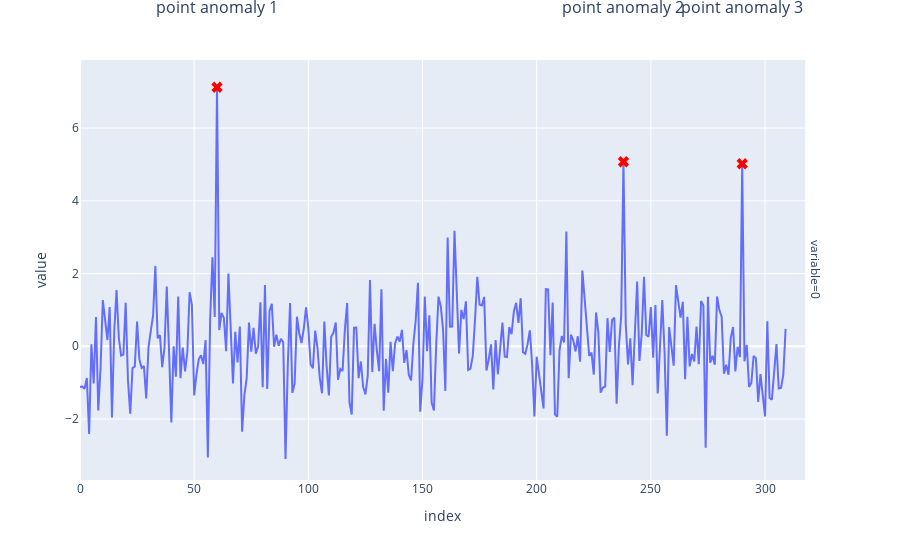

The code cell stored with this chart in its notebook:
### Markdown cell above
Detect individual data points that are different from the rest of the data.

### Code cell
import numpy as np

from utils import plot_point_anomaly_illustration

df_3outliers = pd.DataFrame(np.random.normal(0, 1, n))
outliers = [60, 238, 290]
df_3outliers.iloc[outliers] = np.random.uniform(
    4, 8, (len(outliers), df_3outliers.shape[1])
)
plot_point_anomaly_illustration(df_3outliers, outliers)

### Figure 1 — Plotly figure (JSON) as saved in the notebook; plotly's stock layout.template omitted (floating-point values rounded to 4 significant figures; data arrays with more than 128 entries replaced by an {"elided": "..."} marker saying what was removed)
{"data": [{"hovertemplate": "variable=0<br>index=%{x}<br>value=%{y}<extra></extra>", "legendgroup": "", "line": {"color": "#636efa", "dash": "solid"}, "marker": {"symbol": "circle"}, "mode": "lines", "name": "", "orientation": "v", "showlegend": false, "type": "scatter", "x": {"elided": "310 int values"}, "xaxis": "x", "y": {"elided": "310 float values"}, "yaxis": "y"}, {"marker": {"color": "red", "size": 10, "symbol": "x"}, "mode": "markers", "name": "point anomaly", "showlegend": false, "type": "scatter", "x": [60, 238, 290], "y": [7.123, 5.075, 5.02]}], "layout": {"annotations": [{"showarrow": false, "text": "variable=0", "textangle": 90, "x": 0.98, "xanchor": "left", "xref": "paper", "y": 0.5, "yanchor": "middle", "yref": "paper"}, {"font": {"size": 16}, "showarrow": false, "text": "point anomaly 1", "x": 60, "xref": "x", "y": 1.18, "yref": "paper", "yshift": -10}, {"font": {"size": 16}, "showarrow": false, "text": "point anomaly 2", "x": 238, "xref": "x", "y": 1.18, "yref": "paper", "yshift": -10}, {"font": {"size": 16}, "showarrow": false, "text": "point anomaly 3", "x": 290, "xref": "x", "y": 1.18, "yref": "paper", "yshift": -10}], "legend": {"tracegroupgap": 0}, "margin": {"t": 60}, "xaxis": {"anchor": "y", "domain": [0, 0.98], "title": {"text": "index"}}, "yaxis": {"anchor": "x", "domain": [0, 1], "title": {"text": "value"}}}}
